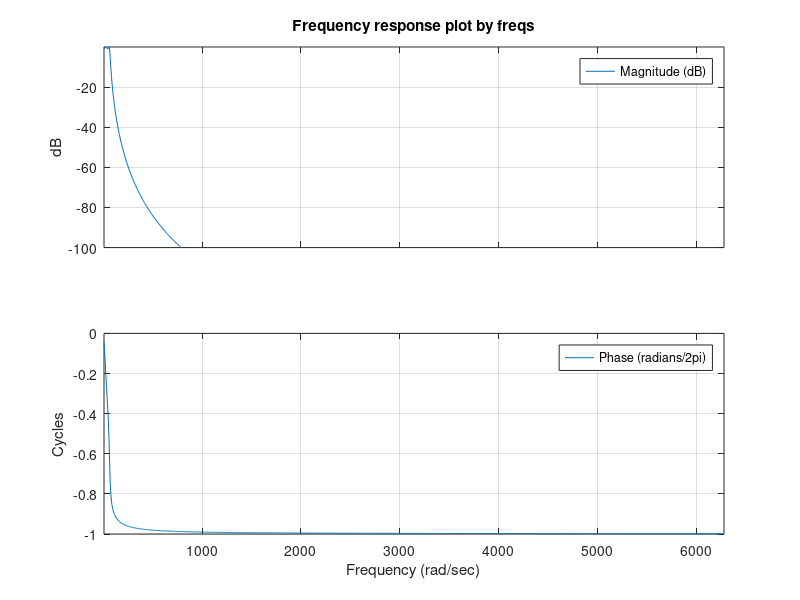
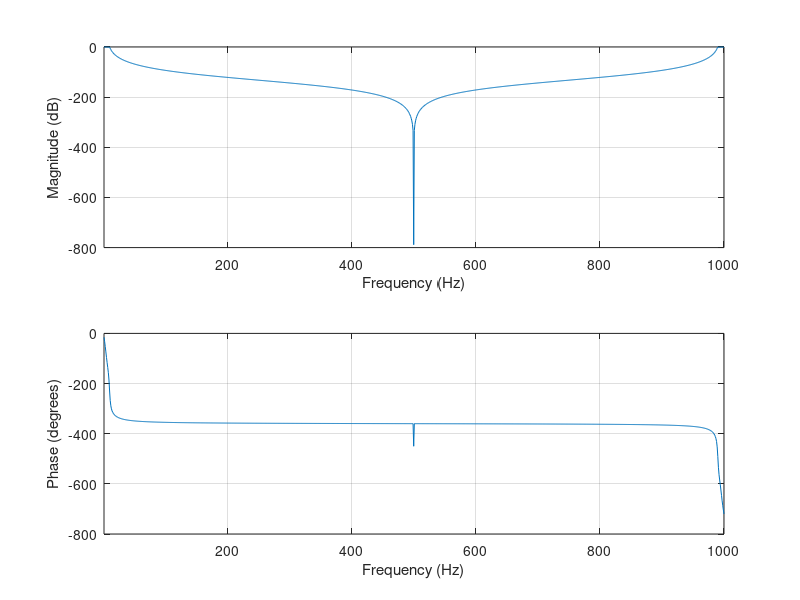
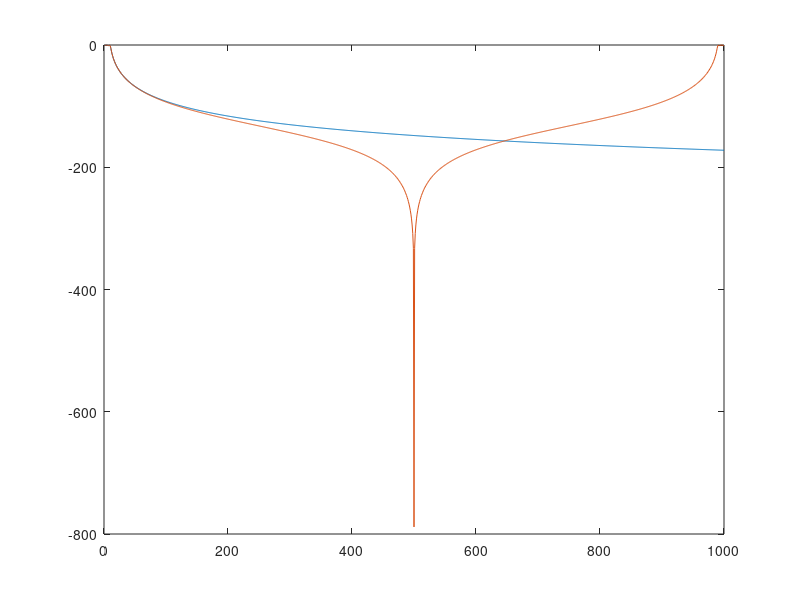
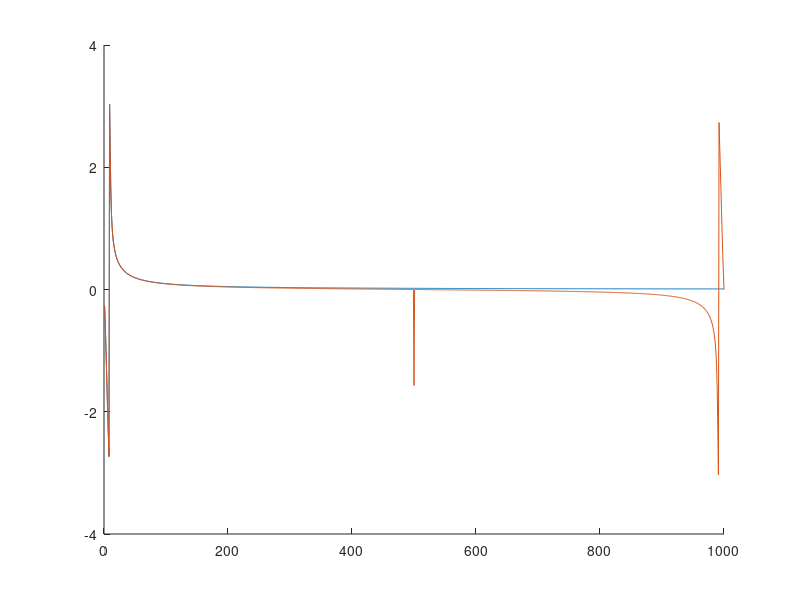

Source code (MATLAB) for these figures, in order:
clc;clear;close all

fc=10;
f=1:1000;
fs=1000;
[bs,as]=cheby1(4,1,2*pi*fc,'s');
figure
freqs(bs,as,f*2*pi)

[bz,az]=cheby1(4,1,fc/fs*2);
figure
freqz(bz,az,f,fs)

hs=freqs(bs,as,f*2*pi);
hz=freqz(bz,az,f,fs);

figure
plot(f,20*log10(abs(hs)))
hold on
plot(f,20*log10(abs(hz)))

figure
hold on
plot(f,angle(hs))
plot(f,angle(hz))

figure

semilogx(f,20*log10(abs(hs)))
hold on
semilogx(f,20*log10(abs(hz)))

figure
semilogx(f,angle(hs))
hold on
semilogx(f,angle(hz))